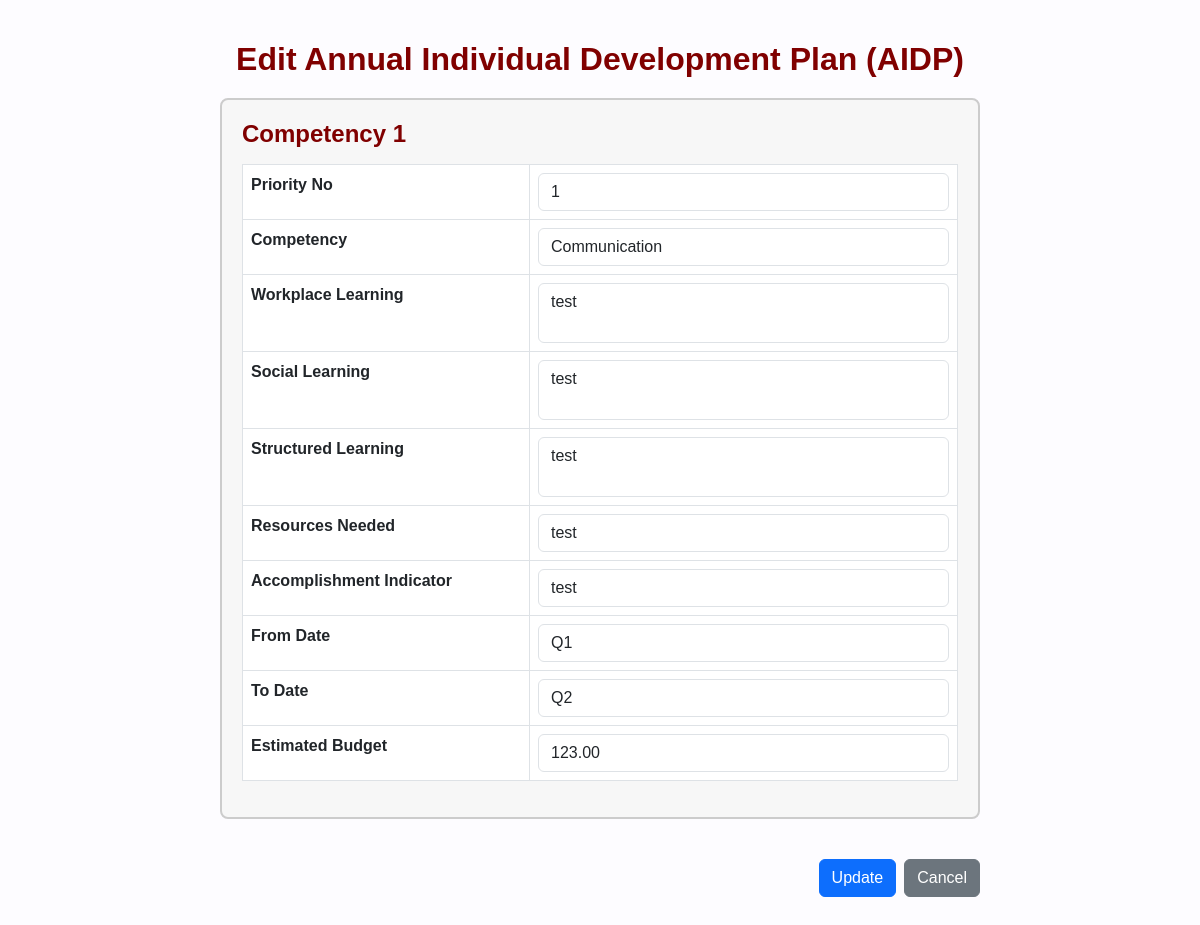
The page /IDP/edit_idp.php?id=4 on the database its author committed.
### tables this page shows
CREATE TABLE `idp_competencies` (
  `id` int(11) NOT NULL,
  `userID` int(11) DEFAULT NULL,
  `idp_id` int(11) DEFAULT NULL,
  `competency_id` int(11) DEFAULT NULL,
  `priority_no` int(11) DEFAULT NULL,
  `workplace_learning` varchar(5000) DEFAULT NULL,
  `social_learning` varchar(5000) DEFAULT NULL,
  `structured_learning` varchar(5000) DEFAULT NULL,
  `resources_needed` varchar(500) DEFAULT NULL,
  `accomplishment_indicator` varchar(500) DEFAULT NULL,
  `fromdate` varchar(50) NOT NULL,
  `todate` varchar(50) NOT NULL,
  `estimated_budget` decimal(10,2) DEFAULT NULL
);

CREATE TABLE `competency` (
  `competency_id` int(11) NOT NULL,
  `competencyname` varchar(255) NOT NULL,
  `description` varchar(1000) NOT NULL
);

### IDP/edit_idp.php (the view, shortened to what this page needs)
<?php
include('updatefunction.php');
$competencies = [];
if (isset($_GET['id'])) {
    $id = $_GET['id'];
    $sql = "SELECT * FROM idp_competencies WHERE idp_id = ?";
    $stmt = $conn->prepare($sql);
    $stmt->execute([$id]);
    $competencies = $stmt->fetchAll(PDO::FETCH_ASSOC);
}
$sql_competencies = "SELECT competency_id, competencyname FROM competency";
$stmt_competencies = $conn->prepare($sql_competencies);
$stmt_competencies->execute();
$competencies_list = $stmt_competencies->fetchAll(PDO::FETCH_ASSOC);
?>
<!DOCTYPE html>
<html>
<head>
    <link href="https://cdn.jsdelivr.net/npm/bootstrap@5.3.0/dist/css/bootstrap.min.css" rel="stylesheet">
</head>
<body>
    <div class="container">
        <h2 class="page-title">Edit Annual Individual Development Plan (AIDP)</h2>
        <form method="POST" action="updatefunction.php" class="table-responsive">
            <?php foreach ($competencies as $index => $competency): ?>
                <div class="competency-section">
                    <h4>Competency <?= $index + 1 ?></h4>
                    <table class="table table-bordered">
                        <tr>
                            <th>Priority No</th>
                            <td><input type="number" class="form-control" name="competencies[<?= $index ?>][priority_no]" value="<?= $competency['priority_no'] ?>" required></td>
                        </tr>
                        <tr>
                            <th>Competency</th>
                            <td>
                                <select name="competencies[<?= $index ?>][competency_id]" class="form-control" required>
                                    <?php foreach ($competencies_list as $comp): ?>
                                        <option value="<?= $comp['competency_id'] ?>" <?= $comp['competency_id'] == $competency['competency_id'] ? 'selected' : '' ?>>
                                            <?= $comp['competencyname'] ?>
                                        </option>
                                    <?php endforeach; ?>
                                </select>
                            </td>
                        </tr>
                        <tr>
                            <th>Workplace Learning</th>
                            <td><textarea class="form-control auto-expand" name="competencies[<?= $index ?>][workplace_learning]"><?= $competency['workplace_learning'] ?></textarea></td>
                        </tr>
                        <tr>
                            <th>Social Learning</th>
                            <td><textarea class="form-control auto-expand" name="competencies[<?= $index ?>][social_learning]"><?= $competency['social_learning'] ?></textarea></td>
                        </tr>
                        <tr>
                            <th>Structured Learning</th>
                            <td><textarea class="form-control auto-expand" name="competencies[<?= $index ?>][structured_learning]"><?= $competency['structured_learning'] ?></textarea></td>
                        </tr>
                        <tr>
                            <th>Resources Needed</th>
                            <td><input type="text" class="form-control" name="competencies[<?= $index ?>][resources_needed]" value="<?= $competency['resources_needed'] ?>" required></td>
                        </tr>
                        <tr>
                            <th>Accomplishment Indicator</th>
                            <td><input type="text" class="form-control" name="competencies[<?= $index ?>][accomplishment_indicator]" value="<?= $competency['accomplishment_indicator'] ?>" required></td>
                        </tr>
                        <tr>
                            <th>From Date</th>
                            <td>
                                <select name="competencies[<?= $index ?>][fromdate]" class="form-control" required>
                                    <option value="Q1" <?= $competency['fromdate'] == 'Q1' ? 'selected' : '' ?>>Q1</option>
                                </select>
                            </td>
                        </tr>
                        <tr>
                            <th>To Date</th>
                            <td>
                                <select name="competencies[<?= $index ?>][todate]" class="form-control" required>
                                    <option value="Q2" <?= $competency['todate'] == 'Q2' ? 'selected' : '' ?>>Q2</option>
                                </select>
                            </td>
                        </tr>
                        <tr>
                            <th>Estimated Budget</th>
                            <td><input type="text" class="form-control" name="competencies[<?= $index ?>][estimated_budget]" value="<?= $competency['estimated_budget'] ?>" required></td>
                        </tr>
                    </table>
                </div>
            <?php endforeach; ?>
            <div class="d-flex justify-content-end">
                <button type="submit" class="btn btn-primary me-2">Update</button>
                <a href="javascript:history.back()" class="btn btn-secondary">Cancel</a>
            </div>
        </form>
    </div>
</body>
</html>

### IDP/edit_idp.php (style rules this page uses)
body { font-family: "Be Vietnam Pro", sans-serif; background-color: #fdfcff; margin: 0; }
.container { margin: 20px auto; padding: 20px; max-width: 800px; }
.competency-section { border: 2px solid #ccc; border-radius: 8px; padding: 20px; margin-bottom: 20px; background-color: #f9f9f9; }
.competency-section h4 { margin-bottom: 15px; color: maroon; font-weight: bold; }
.competency-section:nth-child(even) { background-color: #f7f7f7; }
.page-title { font-size: 32px; font-weight: bold; color: maroon; margin-bottom: 20px; text-align: center; }
.btn { margin-top: 20px; }
textarea { overflow: hidden; resize: none; min-height: 50px; }

### rows shown on the page
idp_competencies: priority_no "1", competency.competencyname "Communication", workplace_learning "test", social_learning "test", structured_learning "test", resources_needed "test", accomplishment_indicator "test", fromdate "Q1", todate "Q2", estimated_budget "123.00"
